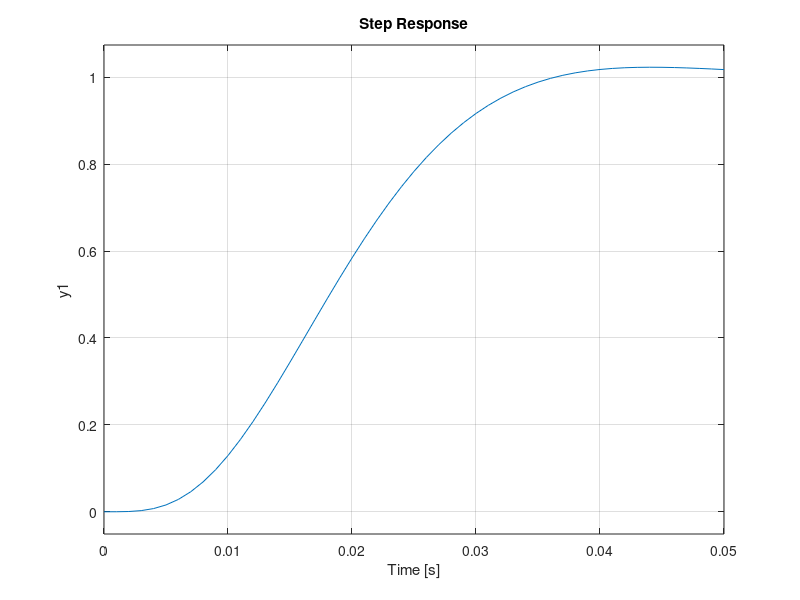

The MATLAB script that drew this image:
%% 
m1 = 2500;
m2 = 320;
k1 = 80000;
k2 = 500000;
b1 = 350;
b2 = 15020;

A=[0                 1   0                                              0
  -(b1*b2)/(m1*m2)   0   ((b1/m1)*((b1/m1)+(b1/m2)+(b2/m2)))-(k1/m1)   -(b1/m1)
   b2/m2             0  -((b1/m1)+(b1/m2)+(b2/m2))                      1
   k2/m2             0  -((k1/m1)+(k1/m2)+(k2/m2))                      0];
B=[0                 0
   1/m1              (b1*b2)/(m1*m2)
   0                -(b2/m2)
   (1/m1)+(1/m2)    -(k2/m2)];
C=[0 0 1 0];
D=[0 0];
sys=ss(A,B,C,D);

Aa=[0                 1   0                                              0         0
   -(b1*b2)/(m1*m2)   0   ((b1/m1)*((b1/m1)+(b1/m2)+(b2/m2)))-(k1/m1)   -(b1/m1)   0
    b2/m2             0  -((b1/m1)+(b1/m2)+(b2/m2))                      1         0
    k2/m2             0  -((k1/m1)+(k1/m2)+(k2/m2))                      0         0
    0                 0   1                                              0         0];
Ba=[0                 0
    1/m1              (b1*b2)/(m1*m2)
    0                -(b2/m2)
    (1/m1)+(1/m2)    -(k2/m2)
    0                 0];
Ca=[0 0 1 0 0];
Da=[0 0];
sys=ss(Aa,Ba,Ca,Da);

Aa = [[A,[0 0 0 0]'];[C, 0]];
Ba = [B;[0 0]];
Ca = [C,0];
Da = D;
sys=ss(Aa,Ba,Ca,Da);

K = [0 2.3e6 5e8 0 8e6]

t = 0:0.01:2;
sys_cl = ss(Aa-Ba(:,1)*K,-0.1*Ba,Ca,Da);
step(sys_cl*[0;1],t)
title('Closed-Loop Response to a 0.1-m Step')

%% Trial 2 
J = 3.2284E-6;
b = 3.5077E-6;
K = 0.0274;
R = 4;
L = 2.75E-6;

A = [0 1 0
    0 -b/J K/J
    0 -K/L -R/L];
B = [0 ; 0 ; 1/L];
C = [1  0  0];
D = 0;
motor_ss = ss(A,B,C,D);

p1 = -100+100i;
p2 = -100-100i;
p3 = -200;
Kc = place(A,B,[p1, p2, p3])

Aa = [0 1 0 0
      0 -b/J K/J 0
      0 -K/L -R/L 0
      1 0 0 0];
Ba = [0 ; 0 ; 1/L ; 0 ];
Br = [0 ; 0 ; 0; -1];
Ca = [1 0 0 0];
Da = [0];

p4 = -300;
Ka = place(Aa,Ba,[p1,p2,p3,p4]);

t = 0:0.001:.05;
sys_cl = ss(Aa-Ba*Ka,Br,Ca,Da);
step(sys_cl,t)